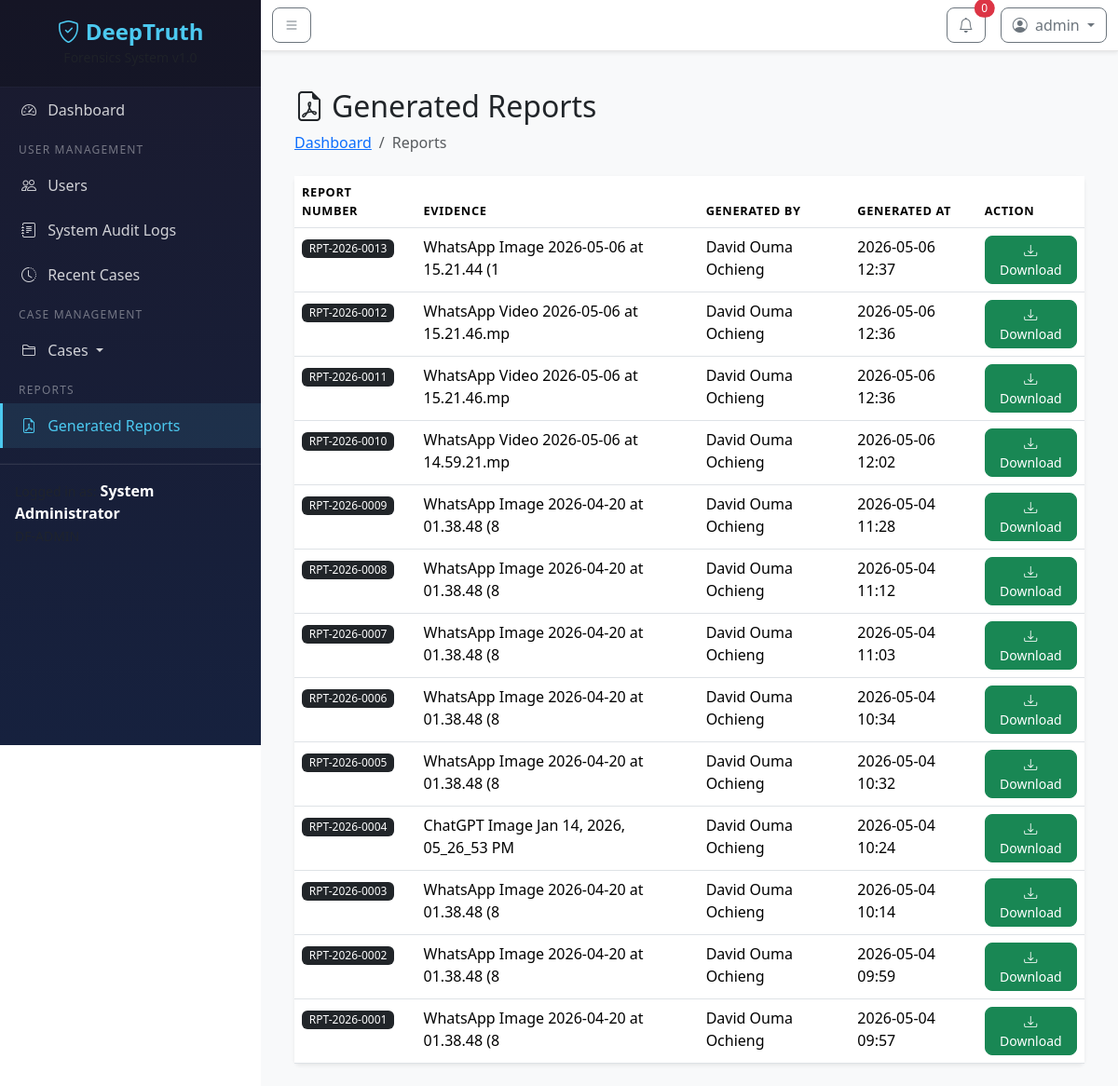
/reports/ (signed in), run on the app's committed database.
### models/user.py (models this page shows, shortened)
class User(UserMixin, db.Model):
    __tablename__ = 'users'
    id = db.Column(db.Integer, primary_key=True)
    email = db.Column(db.String(120), unique=True, nullable=False, index=True)
    username = db.Column(db.String(80), unique=True, nullable=False, index=True)
    password_hash = db.Column(db.String(256), nullable=False)
    full_name = db.Column(db.String(150), nullable=False)
    badge_number = db.Column(db.String(50), unique=True)
    role = db.Column(db.String(20), default='examiner')  # admin, examiner
    is_active = db.Column(db.Boolean, default=True)
    created_at = db.Column(db.DateTime, default=datetime.utcnow)
    last_login = db.Column(db.DateTime)
    last_logout = db.Column(db.DateTime)
    total_time_spent = db.Column(db.Integer, default=0)  # in seconds
    cases = db.relationship('Case', backref='investigator', lazy='dynamic')
    evidence_uploads = db.relationship('EvidenceFile', backref='uploader', lazy='dynamic',
                                       foreign_keys='EvidenceFile.uploaded_by')
    custody_actions = db.relationship('ChainOfCustody', backref='performer', lazy='dynamic',
                                      foreign_keys='ChainOfCustody.performed_by')
    generated_reports = db.relationship('PDFReport', backref='generator', lazy='dynamic',
                                        foreign_keys='PDFReport.generated_by')
    audit_logs = db.relationship('AuditLog', backref='user', lazy='dynamic')

### models/pdf_report.py (models this page shows, shortened)
class PDFReport(db.Model):
    __tablename__ = 'pdf_reports'
    id = db.Column(db.Integer, primary_key=True)
    evidence_id = db.Column(db.Integer, db.ForeignKey('evidence_files.id'), nullable=False)
    report_number = db.Column(db.String(30), unique=True, nullable=False)
    file_path = db.Column(db.String(500), nullable=False)
    generated_by = db.Column(db.Integer, db.ForeignKey('users.id'), nullable=False)
    generated_at = db.Column(db.DateTime, default=datetime.utcnow)

### models/evidence.py (models this page shows, shortened)
class EvidenceFile(db.Model):
    __tablename__ = 'evidence_files'
    id = db.Column(db.Integer, primary_key=True)
    case_id = db.Column(db.Integer, db.ForeignKey('cases.id'), nullable=False)
    evidence_number = db.Column(db.String(30), unique=True, nullable=False)
    original_filename = db.Column(db.String(255), nullable=False)
    stored_filename = db.Column(db.String(255), nullable=False)
    file_path = db.Column(db.String(500), nullable=False)
    file_size = db.Column(db.BigInteger)
    mime_type = db.Column(db.String(50))
    media_type = db.Column(db.String(10), default='video')  # 'video' or 'image'
    duration = db.Column(db.Float)
    resolution_width = db.Column(db.Integer)
    resolution_height = db.Column(db.Integer)
    frame_rate = db.Column(db.Float)
    video_codec = db.Column(db.String(50))
    audio_codec = db.Column(db.String(50))
    sha256_hash = db.Column(db.String(64), nullable=False)
    md5_hash = db.Column(db.String(32))
    hash_timestamp = db.Column(db.DateTime, default=datetime.utcnow)
    metadata_json = db.Column(db.JSON)
    status = db.Column(db.String(20), default='pending')
    upload_timestamp = db.Column(db.DateTime, default=datetime.utcnow)
    uploaded_by = db.Column(db.Integer, db.ForeignKey('users.id'), nullable=False)
    custody_entries = db.relationship('ChainOfCustody', backref='evidence', lazy='dynamic')
    pdf_reports = db.relationship('PDFReport', backref='evidence', lazy='dynamic')

### routes/reports.py (the view)
@reports_bp.route('/')
@login_required
def list_reports():
    reports = PDFReport.query.order_by(PDFReport.generated_at.desc()).all()
    return render_template('reports/list.html', reports=reports)

### routes/auth.py (called while the page is built)
@auth_bp.before_app_request
def track_user_activity():
    if current_user.is_authenticated:
        current_user.last_activity = datetime.utcnow()
        db.session.commit()

### templates/reports/list.html (shortened to what this page needs)
{% extends "base.html" %}
{% block content %}
<div class="container-fluid">
    <h2><i class="bi bi-file-earmark-pdf me-2"></i>Generated Reports</h2>
    <nav aria-label="breadcrumb" class="mb-4">
        <ol class="breadcrumb">
            <li class="breadcrumb-item"><a href="{{ url_for('dashboard.index') }}">Dashboard</a></li>
            <li class="breadcrumb-item active">Reports</li>
        </ol>
    </nav>
    <div class="card border-0 shadow-sm">
        <div class="card-body p-0">
            {% if reports %}
            <div class="table-responsive">
                <table class="table table-hover mb-0">
                    <thead>
                        <tr>
                            <th>Report Number</th>
                            <th>Evidence</th>
                            <th>Generated By</th>
                            <th>Generated At</th>
                            <th>Action</th>
                        </tr>
                    </thead>
                    <tbody>
                        {% for report in reports %}
                        <tr>
                            <td><span class="badge bg-dark">{{ report.report_number }}</span></td>
                            <td>{{ report.evidence.original_filename[:40] if report.evidence else 'N/A' }}</td>
                            <td>{{ report.generator.full_name if report.generator else 'SYSTEM' }}</td>
                            <td>{{ report.generated_at.strftime('%Y-%m-%d %H:%M') }}</td>
                            <td>
                                <a href="{{ url_for('reports.download_report', report_id=report.id) }}"
                                   class="btn btn-sm btn-success">
                                    <i class="bi bi-download"></i> Download
                                </a>
                            </td>
                        </tr>
                        {% endfor %}
                    </tbody>
                </table>
            </div>
            {% endif %}
        </div>
    </div>
</div>
{% endblock %}

### templates/base.html (shortened to what this page needs)
<!DOCTYPE html>
<html lang="en">
<head>
    <link href="https://cdn.jsdelivr.net/npm/bootstrap@5.3.2/dist/css/bootstrap.min.css" rel="stylesheet">
    <link href="https://cdn.jsdelivr.net/npm/bootstrap-icons@1.11.1/font/bootstrap-icons.css" rel="stylesheet">
    <link href="{{ url_for('static', filename='css/style.css') }}" rel="stylesheet">
</head>
<body>
    <div class="wrapper">
        <nav id="sidebar" class="sidebar">
            <div class="sidebar-header text-center">
                <h4 class="mb-0">
                    <i class="bi bi-shield-check"></i> DeepTruth
                </h4>
                <small class="text-muted">Forensics System v1.0</small>
            </div>
            <hr class="sidebar-divider">
            <ul class="list-unstyled components">
    <li class="{% if request.endpoint == 'dashboard.index' or request.endpoint == 'dashboard.admin_dashboard' %}active{% endif %}">
        <a href="{{ url_for('dashboard.index') }}">
            <i class="bi bi-speedometer2 me-2"></i> Dashboard
        </a>
    </li>
    {% if current_user.role == 'admin' %}
    <li class="sidebar-heading"><span>User Management</span></li>
    <li class="{% if 'admin.users' in request.endpoint %}active{% endif %}">
        <a href="{{ url_for('admin.users_list') }}">
            <i class="bi bi-people me-2"></i> Users
        </a>
    </li>
    <li class="{% if 'admin.audit_logs' in request.endpoint %}active{% endif %}">
        <a href="{{ url_for('admin.audit_logs') }}">
            <i class="bi bi-journal-text me-2"></i> System Audit Logs
        </a>
    </li>
    <li class="{% if 'admin.recent_cases' in request.endpoint %}active{% endif %}">
        <a href="{{ url_for('admin.recent_cases') }}">
            <i class="bi bi-clock-history me-2"></i> Recent Cases
        </a>
    </li>
    {% endif %}
    <li class="sidebar-heading"><span>Case Management</span></li>
    <li class="{% if 'cases' in request.endpoint %}active{% endif %}">
        <a href="#casesSubmenu" data-bs-toggle="collapse" aria-expanded="{% if 'cases' in request.endpoint %}true{% else %}false{% endif %}" class="dropdown-toggle">
            <i class="bi bi-folder2 me-2"></i> Cases
        </a>
    </li>
    <li class="sidebar-heading"><span>Reports</span></li>
    <li class="{% if 'reports' in request.endpoint %}active{% endif %}">
        <a href="{{ url_for('reports.list_reports') }}">
            <i class="bi bi-file-earmark-pdf me-2"></i> Generated Reports
        </a>
    </li>
</ul>
            <hr class="sidebar-divider">
            <div class="sidebar-footer p-3">
                <div class="user-info">
                    <small class="text-muted">Logged in as:</small>
                    <strong>{{ current_user.full_name }}</strong>
                    <br>
                    <small class="text-muted">{{ current_user.badge_number or 'No Badge' }}</small>
                </div>
            </div>
        </nav>
        <div id="content">
            <nav class="navbar navbar-expand-lg navbar-light bg-white shadow-sm">
                <div class="container-fluid">
                    <button type="button" id="sidebarCollapse" class="btn btn-outline-secondary">
                        <i class="bi bi-list"></i>
                    </button>
                    <div class="ms-auto d-flex align-items-center">
                        <div class="dropdown me-3">
                            <button class="btn btn-outline-secondary position-relative" type="button" data-bs-toggle="dropdown">
                                <i class="bi bi-bell"></i>
                                <span class="position-absolute top-0 start-100 translate-middle badge rounded-pill bg-danger">
                                    0
                                </span>
                            </button>
                        </div>
                        <div class="dropdown">
                            <button class="btn btn-outline-secondary dropdown-toggle" type="button" data-bs-toggle="dropdown">
                                <i class="bi bi-person-circle me-1"></i> {{ current_user.username }}
                            </button>
                        </div>
                    </div>
                </div>
            </nav>
            <div class="container-fluid p-4">
                {% block content %}{% endblock %}
            </div>
        </div>
    </div>
</body>
</html>

### static/css/style.css (style rules this page uses)
.wrapper { display: flex; width: 100%; min-height: 100vh; }
.sidebar { min-width: 280px; max-width: 280px; background: linear-gradient(180deg, #1a1a2e 0%, #16213e 100%); color: #fff; transition: all 0.3s; position: fixed; top: 0; left: 0; height: 100vh; z-index: 999; overflow-y: auto; }
.sidebar-header { padding: 20px; background: rgba(0, 0, 0, 0.2); }
.sidebar-header h4 { color: #4cc9f0; font-weight: 700; }
.sidebar-divider { border-color: rgba(255, 255, 255, 0.1); margin: 0; }
.sidebar-heading { padding: 10px 20px 5px; font-size: 0.75rem; text-transform: uppercase; letter-spacing: 0.1em; color: rgba(255, 255, 255, 0.4); }
.sidebar ul.components { padding: 0; }
.sidebar ul li a { padding: 12px 20px; display: block; color: rgba(255, 255, 255, 0.8); text-decoration: none; transition: all 0.3s; border-left: 3px solid transparent; }
.sidebar ul li.active a { background: rgba(76, 201, 240, 0.1); color: #4cc9f0; border-left-color: #4cc9f0; }
.sidebar-footer { margin-top: auto; border-top: 1px solid rgba(255, 255, 255, 0.1); }
#content { width: calc(100% - 280px); margin-left: 280px; transition: all 0.3s; min-height: 100vh; background-color: #f8f9fa; }
.navbar { border-bottom: 1px solid rgba(0, 0, 0, 0.1); }
.table th { font-weight: 600; text-transform: uppercase; font-size: 0.8rem; letter-spacing: 0.05em; }
.badge { font-weight: 500; }
.btn { border-radius: 8px; font-weight: 500; }

### data on the page
User: full_name "System Administrator", username "admin"
PDFReport: report_number "RPT-2026-0013", evidence "WhatsApp Image 2026-05-06 at 15.21.44 (1", generator "David Ouma Ochieng", generated_at "2026-05-06 12:37"
PDFReport: report_number "RPT-2026-0012", evidence "WhatsApp Video 2026-05-06 at 15.21.46.mp", generator "David Ouma Ochieng", generated_at "2026-05-06 12:36"
PDFReport: report_number "RPT-2026-0011", evidence "WhatsApp Video 2026-05-06 at 15.21.46.mp", generator "David Ouma Ochieng", generated_at "2026-05-06 12:36"
PDFReport: report_number "RPT-2026-0010", evidence "WhatsApp Video 2026-05-06 at 14.59.21.mp", generator "David Ouma Ochieng", generated_at "2026-05-06 12:02"
PDFReport: report_number "RPT-2026-0009", evidence "WhatsApp Image 2026-04-20 at 01.38.48 (8", generator "David Ouma Ochieng", generated_at "2026-05-04 11:28"
PDFReport: report_number "RPT-2026-0008", evidence "WhatsApp Image 2026-04-20 at 01.38.48 (8", generator "David Ouma Ochieng", generated_at "2026-05-04 11:12"
PDFReport: report_number "RPT-2026-0007", evidence "WhatsApp Image 2026-04-20 at 01.38.48 (8", generator "David Ouma Ochieng", generated_at "2026-05-04 11:03"
PDFReport: report_number "RPT-2026-0006", evidence "WhatsApp Image 2026-04-20 at 01.38.48 (8", generator "David Ouma Ochieng", generated_at "2026-05-04 10:34"
PDFReport: report_number "RPT-2026-0005", evidence "WhatsApp Image 2026-04-20 at 01.38.48 (8", generator "David Ouma Ochieng", generated_at "2026-05-04 10:32"
PDFReport: report_number "RPT-2026-0004", evidence "ChatGPT Image Jan 14, 2026, 05_26_53 PM", generator "David Ouma Ochieng", generated_at "2026-05-04 10:24"
PDFReport: report_number "RPT-2026-0003", evidence "WhatsApp Image 2026-04-20 at 01.38.48 (8", generator "David Ouma Ochieng", generated_at "2026-05-04 10:14"
PDFReport: report_number "RPT-2026-0002", evidence "WhatsApp Image 2026-04-20 at 01.38.48 (8", generator "David Ouma Ochieng", generated_at "2026-05-04 09:59"
PDFReport: report_number "RPT-2026-0001", evidence "WhatsApp Image 2026-04-20 at 01.38.48 (8", generator "David Ouma Ochieng", generated_at "2026-05-04 09:57"
